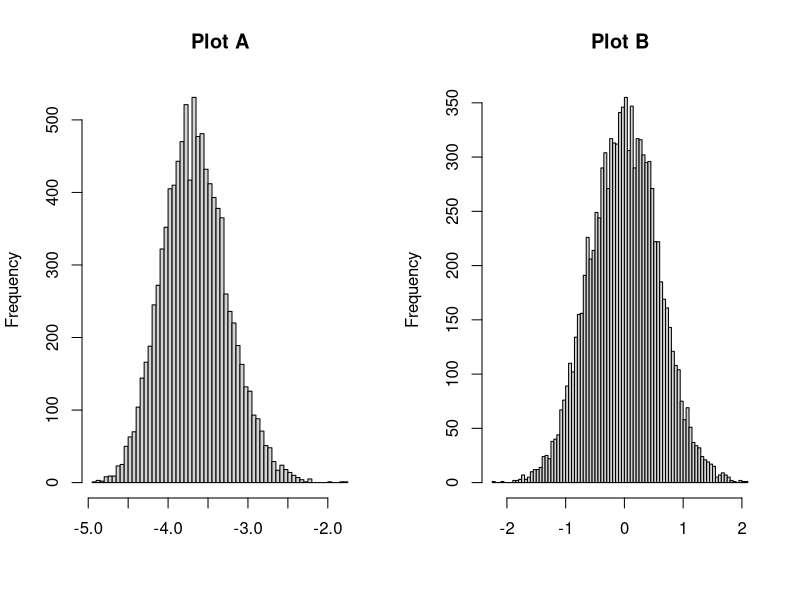
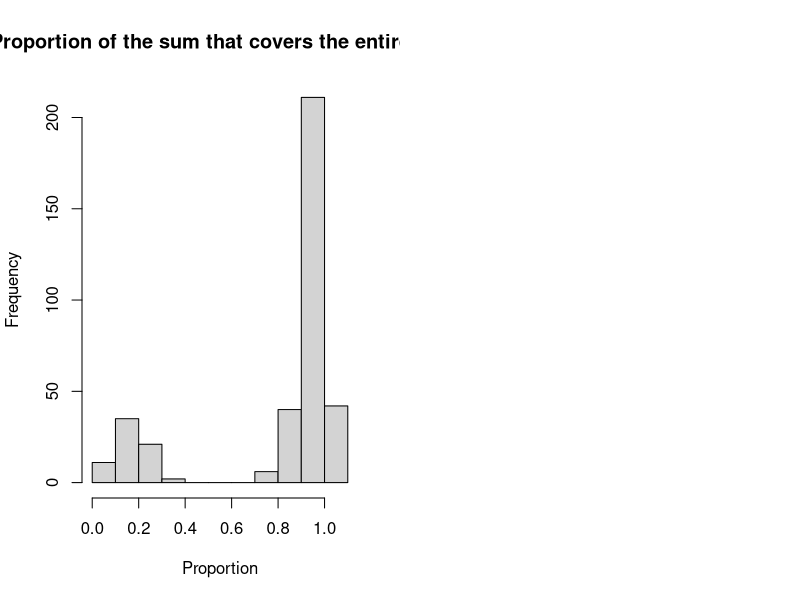
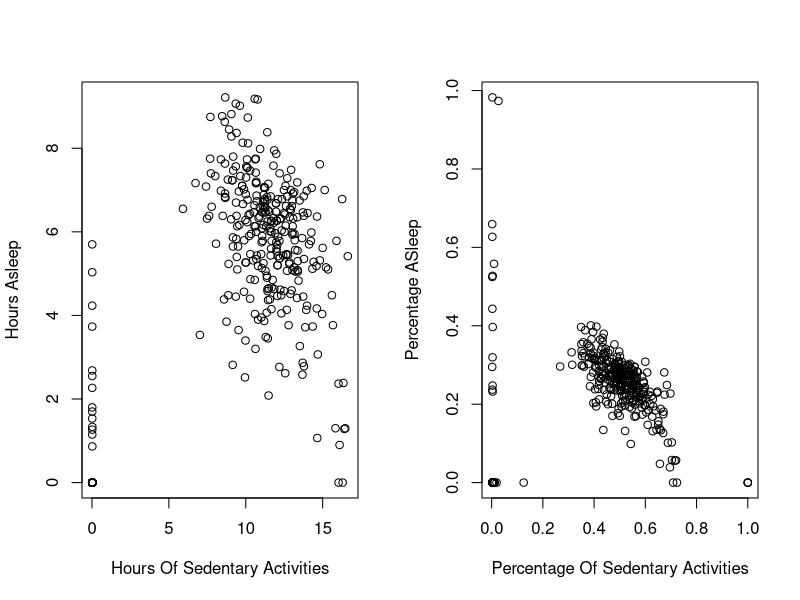
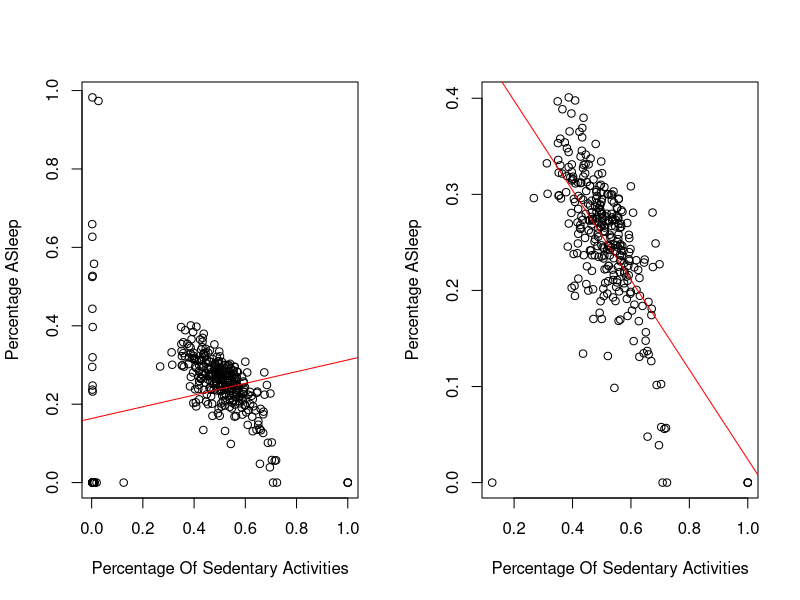
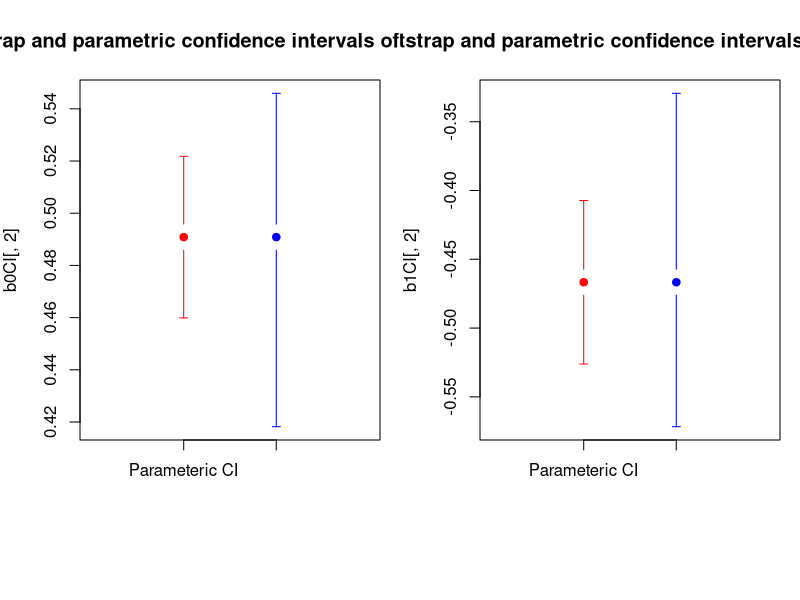

The R source for these figures, in order:
## ---- chunk 1
knitr::opts_chunk$set(echo = TRUE, tidy.opts=list(width.cutoff=60), tidy=TRUE)
## ---- chunk 2
blindData<-read.table("blindData.txt",sep="\t",header=FALSE)
par(mfrow=c(1,2))
hist(blindData[,1],breaks=100,main="Plot A",xlab="")
hist(blindData[,2],breaks=100,main="Plot B",xlab="")
## ---- chunk 3
bootFun1<-function(df, FUN){
    group1<-df$y[df$group=="group1"]
    group2<-df$y[df$group=="group2"]
    sample1 <- sample(x=group1, size=length(group1),replace = TRUE)
    sample2 <- sample(x=group2, size=length(group2),replace = TRUE)
    return(FUN(sample1,sample2))
}
bootFun2<-function(df, FUN){
    whObs <- sample(x=1:nrow(df), size=nrow(df),replace = TRUE)
    sampleDf<-df[whObs,]
    sample1<-sampleDf$y[sampleDf$group=="group1"]
    sample2<-sampleDf$y[sampleDf$group=="group2"]
    return(FUN(sample1,sample2))
}
## ---- chunk 4
bootstrapLM <- function(y,x, repetitions, confidence.level=0.95){
  stat.obs <- coef(lm(y~x))
  bootFun<-function(){
	  sampled <- sample(1:length(y), size=length(y),replace = TRUE)
	  coef(lm(y[sampled]~x[sampled]))
  }  
  stat.boot<-replicate(repetitions,bootFun())
  # this next line that defines `nm` is advanced code, but 
  # simply finds the name of the input x value
  # and saves this name as `nm`.
  nm <-deparse(substitute(x))
  
  row.names(stat.boot)[2]<-nm
  level<-1-confidence.level
  confidence.interval <- apply(stat.boot,1,quantile,probs=c(level/2,1-level/2))  ### *** ###
  out<-cbind("lower"=confidence.interval[1,],"estimate"=stat.obs,"upper"=confidence.interval[2,])
  return(list(confidence.interval = out, bootStats=stat.boot))
}
## ---- chunk 5
fitbit<-read.csv("fitbit.csv",header=TRUE)
head(fitbit[,1:8])
## ---- chunk 6
# code to evaluate the total number of minutes
totMinutes <- with(fitbit, (MinutesOfSleep + minutesOfLightActivity 
                            + minutesOfModerateActivity + minutesOfSedentaryActivities 
                            + minutesOfIntenseActivity))
proportion <- totMinutes/(24 * 60)
summary(proportion)
hist(proportion, main = 'Proportion of the sum that covers the entire day', 
     xlab = 'Proportion')
## ---- chunk 7
#code to make new variables as percent of total minutes.
pctAsleep <- fitbit$MinutesOfSleep / totMinutes
pctSedentary <- fitbit$minutesOfSedentaryActivities / totMinutes
summary(pctAsleep)
summary(pctSedentary)
## ---- chunk 8
# code to plot the two plots side-by-side
par(mfrow = c(1, 2))
with(fitbit, plot(minutesOfSedentaryActivities/60, MinutesOfSleep/60,
 ylab = "Hours Asleep", xlab = "Hours Of Sedentary Activities"))
plot(pctSedentary, pctAsleep, ylab = "Percentage ASleep", 
     xlab = "Percentage Of Sedentary Activities")
## ---- chunk 9
# Code here for plot with regression line
plot(pctSedentary, pctAsleep, ylab = "Percentage ASleep", 
     xlab = "Percentage Of Sedentary Activities")
coef <- coef(lm(pctAsleep~pctSedentary))
coef
abline(coef[1], coef[2], col = "red")
## ---- chunk 10
# Code here for plot with regression line removing zero sedentary
plot(pctSedentary[pctSedentary > 0.05], pctAsleep[pctSedentary > 0.05], 
 ylab = "Percentage ASleep", xlab = "Percentage Of Sedentary Activities")
coef.removeZero <- coef(lm(pctAsleep[pctSedentary > 0.05]~pctSedentary[pctSedentary > 0.05]))
coef.removeZero
abline(coef.removeZero[1], coef.removeZero[2], col = "red")
## ---- chunk 11
# Code here bootstrap and parametric confidence intervals
#bootstrap CI
bootstrap.LM <- bootstrapLM(pctAsleep[pctSedentary > 0.05],
                           pctSedentary[pctSedentary > 0.05],
                           repetitions = 1000)
bootstrap.CI <- bootstrap.LM$confidence.interval
#parametric CI
parametric.CI <- confint(lm(pctAsleep[pctSedentary > 0.05]~pctSedentary[pctSedentary > 0.05]))
bootstrap.CI
parametric.CI

#plot
b0CI<-rbind(c(lower=parametric.CI[1,1], estimate=unname(coef.removeZero[1]),
              upper=parametric.CI[1,2]), bootstrap.CI[1,])
b1CI<-rbind(c(lower=parametric.CI[2,1], estimate=unname(coef.removeZero[2]), 
              upper=parametric.CI[2,2]), bootstrap.CI[2,])
library(gplots)
par(mar=c(8,4,4,1))
plotCI(b0CI[,2], ui=b0CI[,3], li=b0CI[,1], 
       main="bootstrap and parametric confidence intervals of the intercept", 
       col=c("red", "blue"),pch=19,xaxt="n",xlim=c(0,3))
axis(1,at=c(1,2),labels=c("Parameteric CI","Bootstrap CI"),las=1)
par(mar=c(8,4,4,1))
plotCI(b1CI[,2],ui=b1CI[,3] ,li=b1CI[,1],
       main="bootstrap and parametric confidence intervals the slope",
       col=c("red", "blue"), pch=19, xaxt="n", xlim=c(0,3))
axis(1,at=c(1,2),labels=c("Parameteric CI","Bootstrap CI"),las=1)
b0CI
b1CI
